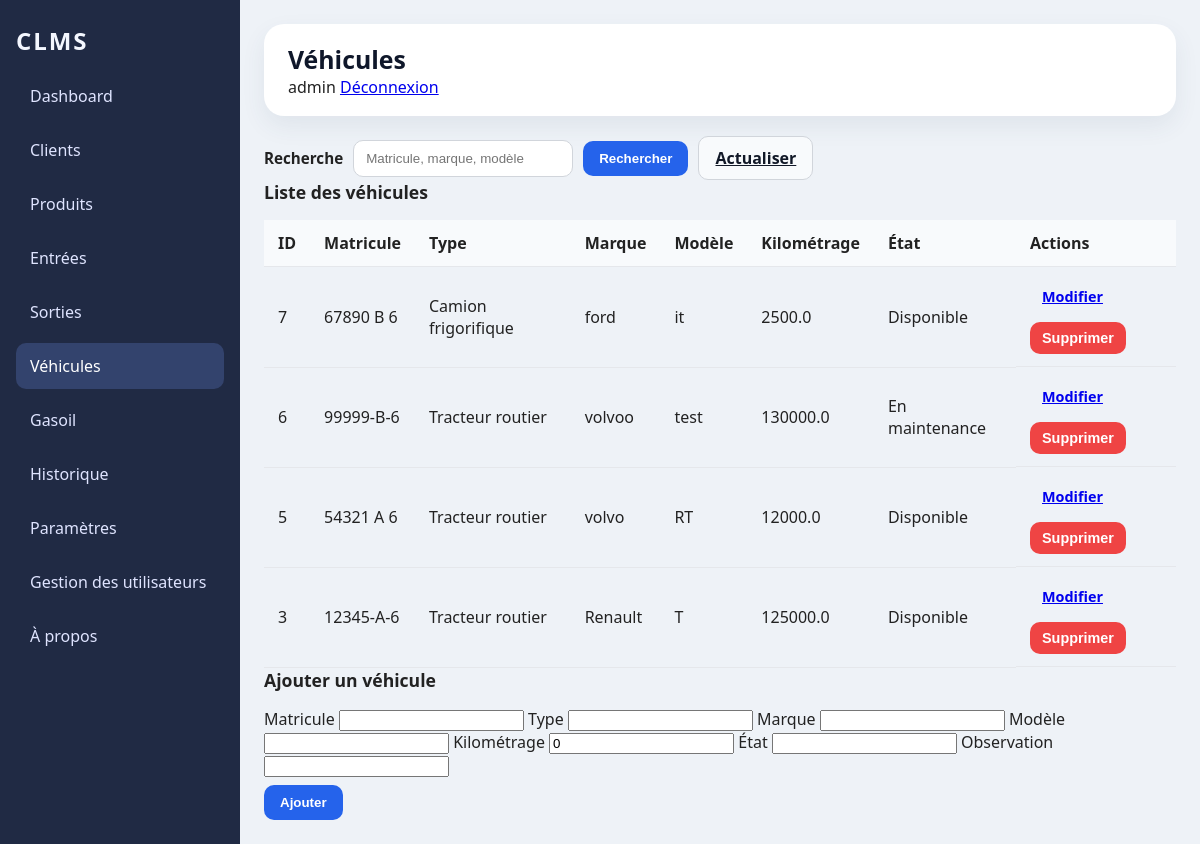
/vehicules (signed in), run on an earlier commit of the app's database.
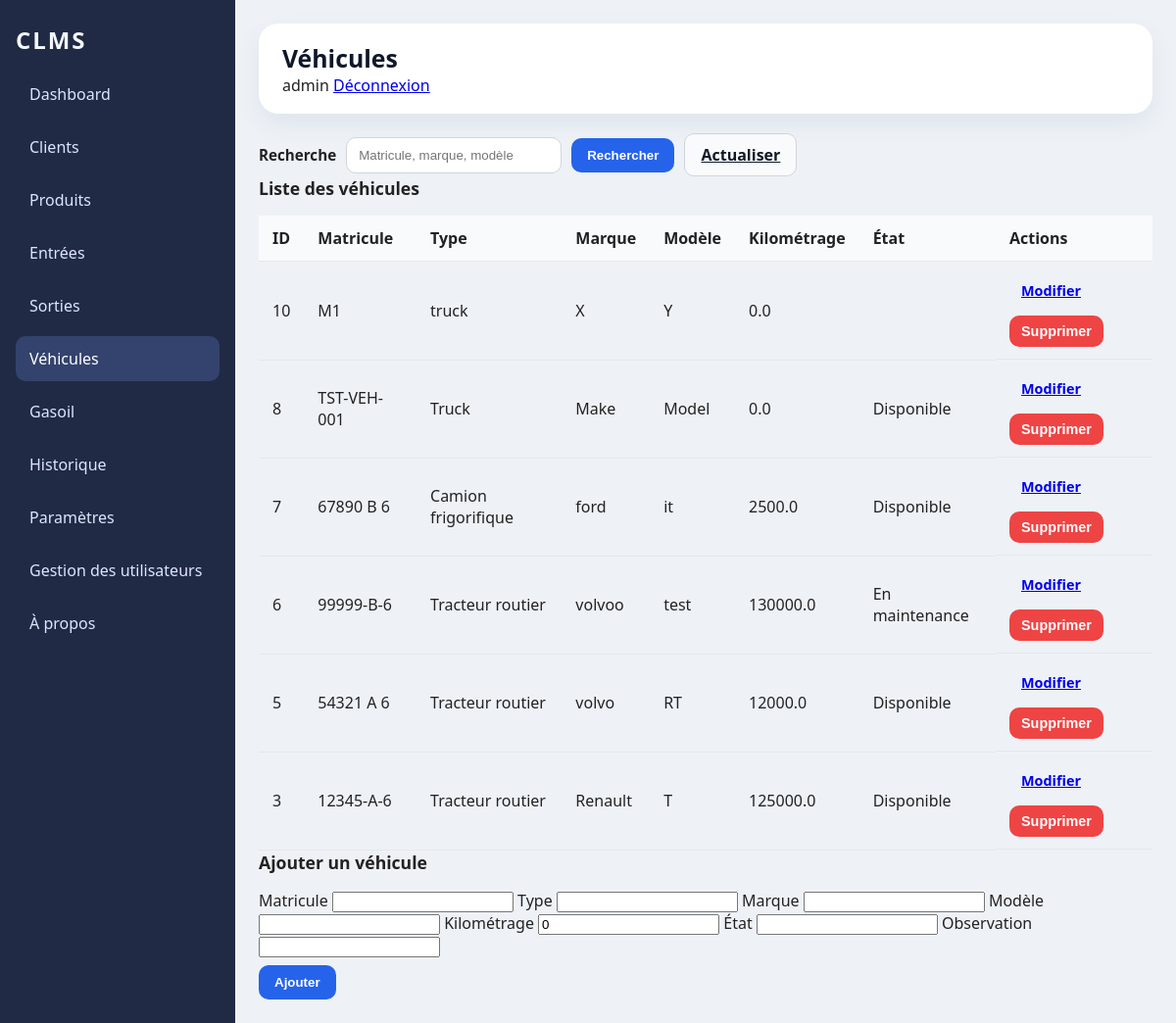
And on a later commit of the database.
### tables this page shows
CREATE TABLE vehicles (

                id INTEGER PRIMARY KEY AUTOINCREMENT,

                matricule TEXT NOT NULL UNIQUE,

                type TEXT,

                marque TEXT,

                modele TEXT,

                kilometrage REAL DEFAULT 0,

                etat TEXT,

                observation TEXT

            );

### web_app.py (the view)
@app.route('/vehicules')
@require_role('admin', 'responsable')
def vehicules():
    controller = VehicleController()
    query = request.args.get('q', '').strip()
    edit_id = request.args.get('edit_id')
    selected_vehicle = None
    try:
        if query:
            vehicules = controller.rechercher(query)
        else:
            vehicules = controller.get_all()
        if edit_id:
            try:
                selected_id = int(edit_id)
                selected_vehicle = next((v for v in vehicules if v[0] == selected_id), None)
            except ValueError:
                selected_vehicle = None
        return render_template(
            'vehicules.html',
            title='Véhicules',
            active='vehicules',
            vehicules=vehicules,
            selected_vehicle=selected_vehicle,
            query=query
        )
    finally:
        controller.close()

### controllers/user_controller.py (called while the page is built)
    def get_user_by_username(self, username):
        return self.db.get_user_by_username(username)

    def close(self):
        try:
            if getattr(self, 'db', None):
                self.db.close()
        except Exception:
            pass

### controllers/vehicle_controller.py (called while the page is built)
    def get_all(self):
        return self.model.get_all()

    def close(self):
        self.model.close()

### database/database.py (called while the page is built, shortened)
    @staticmethod
    def get_safe_connection(db_path: str = "database/clms.db"):
        conn = sqlite3.connect(db_path, timeout=30)
        try:
            conn.execute("PRAGMA journal_mode=WAL;")
        except Exception:
            pass
        try:
            conn.execute("PRAGMA foreign_keys = ON;")
        except Exception:
            pass
        try:
            conn.execute("PRAGMA busy_timeout = 30000;")
        except Exception:
            pass
        return conn

    def close(self):
        if self.connection:
            self.connection.close()
            print("DATABASE CLOSED")

    def create_default_admin(self):
        self.cursor.execute(
            "SELECT id FROM users WHERE username = ?",
            ("admin",)
        )
        admin = self.cursor.fetchone()
        if admin is not None:
            return

    def get_user_by_username(self, username):
        self.cursor.execute("SELECT id, username, role, nom_complet, actif, date_creation FROM users WHERE username = ?", (username,))
        r = self.cursor.fetchone()
        if not r:
            return None
        return {
            'id': r[0],
            'username': r[1],
            'role': r[2],
            'nom_complet': r[3],
            'actif': int(r[4]) if r[4] is not None else None,
            'date_creation': r[5]
        }

### models/vehicle_model.py (called while the page is built)
    def create_table(self):
        self.cursor.execute("""
            CREATE TABLE IF NOT EXISTS vehicles (

                id INTEGER PRIMARY KEY AUTOINCREMENT,

                matricule TEXT NOT NULL UNIQUE,

                type TEXT,

                marque TEXT,

                modele TEXT,

                kilometrage REAL DEFAULT 0,

                etat TEXT,

                observation TEXT

            )
        """)
        self.connection.commit()

    def close(self):
        if self.connection:
            self.connection.close()
            self.connection = None

### templates/vehicules.html (shortened to what this page needs)
{% extends 'base.html' %}
{% block content %}
  <div class="vehicles-header">
    <form method="get" action="{{ url_for('vehicules') }}" class="search-form">
      <label for="q">Recherche</label>
      <input id="q" name="q" type="search" value="{{ query or '' }}" placeholder="Matricule, marque, modèle">
      <button type="submit" class="button primary">Rechercher</button>
      <a href="{{ url_for('vehicules') }}" class="button secondary">Actualiser</a>
    </form>
  </div>
  <div class="vehicles-grid">
    <section class="vehicles-list">
      <div class="panel-header">Liste des véhicules</div>
      <div class="table-scroll">
        <table class="table-full vehicles-table">
          <thead>
            <tr>
              <th>ID</th>
              <th>Matricule</th>
              <th>Type</th>
              <th>Marque</th>
              <th>Modèle</th>
              <th>Kilométrage</th>
              <th>État</th>
              <th class="actions-col">Actions</th>
            </tr>
          </thead>
          <tbody>
            {% for v in vehicules %}
              <tr>
                <td>{{ v[0] }}</td>
                <td>{{ v[1] }}</td>
                <td>{{ v[2] }}</td>
                <td>{{ v[3] }}</td>
                <td>{{ v[4] }}</td>
                <td>{{ v[5] }}</td>
                <td>{{ v[6] }}</td>
                <td class="actions-cell">
                  <a href="{{ url_for('vehicules', edit_id=v[0]) }}" class="button small">Modifier</a>
                  <form method="post" action="{{ url_for('delete_vehicule', id_vehicule=v[0]) }}" class="inline-form" onsubmit="return confirm('Supprimer ce véhicule ?');">
                    <button type="submit" class="button danger small">Supprimer</button>
                  </form>
                </td>
              </tr>
            {% else %}
              <tr>
                <td colspan="8" class="empty-row">Aucun véhicule trouvé.</td>
              </tr>
            {% endfor %}
          </tbody>
        </table>
      </div>
    </section>
    <aside class="vehicles-form-panel">
      <div class="panel-header">{{ 'Modifier le véhicule' if selected_vehicle else 'Ajouter un véhicule' }}</div>
      <form method="post" action="{% if selected_vehicle %}{{ url_for('edit_vehicule', id_vehicule=selected_vehicle[0]) }}{% else %}{{ url_for('add_vehicule') }}{% endif %}" class="vehicle-form">
        <label for="matricule">Matricule</label>
        <input id="matricule" name="matricule" type="text" value="{{ selected_vehicle[1] if selected_vehicle else '' }}" required>
        <label for="type">Type</label>
        <input id="type" name="type" type="text" value="{{ selected_vehicle[2] if selected_vehicle else '' }}">
        <label for="marque">Marque</label>
        <input id="marque" name="marque" type="text" value="{{ selected_vehicle[3] if selected_vehicle else '' }}">
        <label for="modele">Modèle</label>
        <input id="modele" name="modele" type="text" value="{{ selected_vehicle[4] if selected_vehicle else '' }}">
        <label for="kilometrage">Kilométrage</label>
        <input id="kilometrage" name="kilometrage" type="number" value="{{ selected_vehicle[5] if selected_vehicle else 0 }}">
        <label for="etat">État</label>
        <input id="etat" name="etat" type="text" value="{{ selected_vehicle[6] if selected_vehicle else '' }}">
        <label for="observation">Observation</label>
        <input id="observation" name="observation" type="text" value="{{ selected_vehicle[7] if selected_vehicle else '' }}">
        <div class="form-actions">
          <button type="submit" class="button primary">{{ 'Mettre à jour' if selected_vehicle else 'Ajouter' }}</button>
        </div>
      </form>
    </aside>
  </div>
{% endblock %}

### templates/base.html (shortened to what this page needs)
<!doctype html>
<html lang="fr">
  <head>
    <link rel="stylesheet" href="/static/css/style.css">
    <link rel="stylesheet" href="/static/css/clients.css">
  </head>
  <body>
    <div class="page-wrapper">
      <aside class="sidebar">
        <div class="brand">CLMS</div>
        <nav>
          <a href="/" class="nav-link {{ 'active' if active == 'dashboard' else '' }}">Dashboard</a>
          {% if current_role in ['admin', 'responsable'] %}
            <a href="/clients" class="nav-link {{ 'active' if active == 'clients' else '' }}">Clients</a>
          {% endif %}
          {% if current_role in ['admin', 'responsable', 'magasinier'] %}
            <a href="/produits" class="nav-link {{ 'active' if active == 'produits' else '' }}">Produits</a>
            <a href="/entrees" class="nav-link {{ 'active' if active == 'entrees' else '' }}">Entrées</a>
            <a href="/sorties" class="nav-link {{ 'active' if active == 'sorties' else '' }}">Sorties</a>
          {% endif %}
          {% if current_role in ['admin', 'responsable'] %}
            <a href="/vehicules" class="nav-link {{ 'active' if active == 'vehicules' else '' }}">Véhicules</a>
            <a href="/gasoil" class="nav-link {{ 'active' if active == 'gasoil' else '' }}">Gasoil</a>
          {% endif %}
          {% if current_role in ['admin', 'responsable', 'magasinier'] %}
            <a href="/historique" class="nav-link {{ 'active' if active == 'historique' else '' }}">Historique</a>
          {% endif %}
          {% if current_role == 'admin' %}
            <a href="/parametres" class="nav-link {{ 'active' if active == 'parametres' else '' }}">Paramètres</a>
            <a href="/gestion-utilisateurs" class="nav-link {{ 'active' if active == 'parametres' else '' }}">Gestion des utilisateurs</a>
          {% endif %}
          <a href="/a-propos" class="nav-link {{ 'active' if active == 'a_propos' else '' }}">À propos</a>
        </nav>
      </aside>
      <main class="main-content">
        <header class="topbar">
          <div class="topbar-title">{{ title if title else 'Dashboard' }}</div>
          <div class="topbar-user">
            {% if session.get('username') %}
              <span class="username">{{ session.get('username') }}</span>
              <a href="{{ url_for('logout') }}" class="logout-link">Déconnexion</a>
            {% endif %}
          </div>
        </header>
        <section class="content">
          {% block content %}{% endblock %}
        </section>
      </main>
    </div>
  </body>
</html>

### static/css/style.css (style rules this page uses)
:root { color-scheme: light; font-family: 'Segoe UI', Tahoma, Geneva, Verdana, sans-serif; background: #f6f7fb; color: #222; }
* { box-sizing: border-box; }
body { margin: 0; min-height: 100vh; background: #eef2f7; }
.page-wrapper { display: grid; grid-template-columns: 240px minmax(0, 1fr); min-height: 100vh; }
.sidebar { background: #202a44; color: #f4f7ff; padding: 24px 16px; display: flex; flex-direction: column; gap: 16px; }
.brand { font-size: 1.5rem; font-weight: 700; letter-spacing: 0.08em; text-transform: uppercase; }
.sidebar nav { display: grid; gap: 8px; }
.nav-link { display: inline-flex; align-items: center; padding: 12px 14px; text-decoration: none; color: #dfe4ff; border-radius: 10px; transition: background 0.2s ease, color 0.2s ease; }
.nav-link.active, .nav-link:hover { background: #33436d; color: white; }
.main-content { display: flex; flex-direction: column; padding: 24px; min-width: 0; }
.topbar { padding: 18px 24px; border-radius: 20px; background: white; box-shadow: 0 10px 24px rgba(57, 76, 99, 0.08); margin-bottom: 20px; }
.topbar-title { font-size: 1.55rem; font-weight: 700; color: #0f172a; }
.content { width: 100%; }
.panel-header { font-size: 1.1rem; font-weight: 700; margin-bottom: 16px; }
.table-full { width: 100%; border-collapse: collapse; }
.table-full th, .table-full td { text-align: left; padding: 12px 14px; border-bottom: 1px solid #e5e7eb; }
.table-full th { background: #f8fafc; }

### static/css/clients.css (style rules this page uses)
.search-form { display: flex; flex-wrap: wrap; align-items: center; gap: 10px; }
.search-form label { font-size: 0.95rem; font-weight: 600; }
.search-form input { min-width: 220px; padding: 10px 12px; border: 1px solid #d1d5db; border-radius: 10px; background: white; }
.table-scroll { overflow-x: auto; }
.actions-col { width: 160px; }
.actions-cell { display: flex; gap: 8px; flex-wrap: wrap; }
.inline-form { display: inline; }
.form-actions { display: flex; gap: 12px; flex-wrap: wrap; margin-top: 8px; }
.button { border: none; border-radius: 10px; padding: 10px 16px; cursor: pointer; font-weight: 600; }
.button.primary { background: #2563eb; color: white; }
.button.secondary { background: #f8fafc; color: #111827; border: 1px solid #d1d5db; }
.button.danger { background: #ef4444; color: white; }
.button.small { padding: 8px 12px; font-size: 0.9rem; }

What changed in the data, as far as the page shows it:
added vehicles: id "10", matricule "M1", type "truck", marque "X", modele "Y", kilometrage "0.0"
added vehicles: id "8", matricule "TST-VEH-001", type "Truck", marque "Make", modele "Model", kilometrage "0.0", etat "Disponible"
